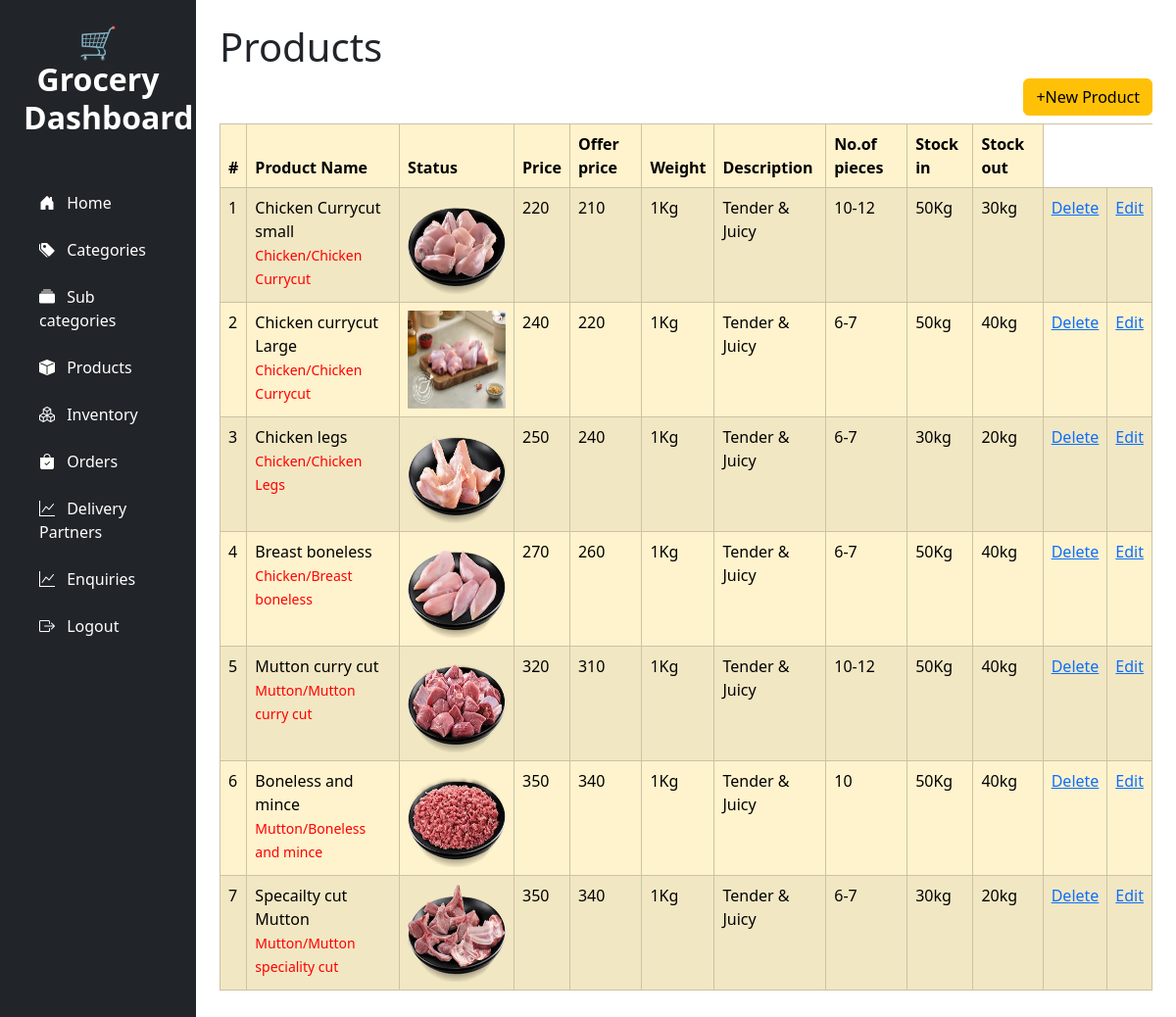
The app's page /Products/ with its own data.
### Grocerapp/models.py (models this page shows)
class tbl_Products(models.Model):
    Productname=models.CharField(max_length=45,null=True)
    Productimage=models.ImageField(upload_to="media",null=True)
    Productprice=models.CharField(max_length=40,null=True)
    Productofferprice=models.IntegerField(null=True)
    Productweight=models.CharField(max_length=40,null=True)
    Productdescription=models.CharField(max_length=150,null=True)
    ProductNumofpieces=models.CharField(max_length=20,null=True)
    ProductStockin=models.CharField(max_length=40,null=True)
    ProductStockout=models.CharField(max_length=40,null=True)
    category=models.ForeignKey(tbl_category, on_delete=models.CASCADE,null=True)
    SubCategory=models.ForeignKey(tbl_SubCategory, on_delete=models.CASCADE,null=True)

class tbl_category(models.Model):
    categoryname=models.CharField(max_length=35,null=True)
    categoryimage=models.ImageField(upload_to="media",null=True)
    categorystatus=models.CharField(max_length=40,null=True)

class tbl_SubCategory(models.Model):
    category = models.ForeignKey(tbl_category, on_delete=models.CASCADE)
    SubCategoryname=models.CharField(max_length=30,null=True)
    SubCategoryimage=models.ImageField(upload_to="media",null=True)
    SubCategorystatus=models.CharField(max_length=30,null=True)

### Grocerapp/views.py (the view)
# urls.py: path('Products/',views.Products),
def Products(request):
    data2=tbl_Products.objects.all()
    return render(request,'Products.html',{'data2':data2})

### templates/Products.html (shortened to what this page needs)
<!DOCTYPE html>
<html lang="en">
<head>
</head>
<body>
{% include 'navbar.html' %}
<h1>Products</h1>
<a href="/create_products/" class="btn btn-warning mb-2 float-end">+New Product</a>
<table class="table table-bordered table-striped table-warning">
  <thead>
    <tr>
      <th scope="col">#</th>
      <th scope="col">Product Name</th>
      <th scope="col">Status</th>
      <th scope="col">Price</th>
      <th scope="col">Offer price</th>
      <th scope="col">Weight</th>
      <th scope="col">Description</th>
      <th scope="col">No.of pieces</th>
      <th scope="col">Stock in</th>
      <th scope="col">Stock out</th>
    </tr>
  </thead>
  <tbody>
  {% for m in data2 %}
    <tr>
      <td>{{forloop.counter}}</td>
      <td>{{m.Productname}}<br><span style="font-size:14px; color:Red;">{{m.category.categoryname}}/{{m.SubCategory.SubCategoryname}}</span></td>
      {% if m.Productimage %}
      <td><img src="{{m.Productimage.url}}" width="100" height="100"></td>
      {% else %}
      <td>No Image</td>
      {%endif%}
      <td>{{m.Productprice}}</td>
      <td>{{m.Productofferprice}}</td>
      <td>{{m.Productweight}}</td>
      <td>{{m.Productdescription}}</td>
      <td>{{m.ProductNumofpieces}}</td>
      <td>{{m.ProductStockin}}</td>
      <td>{{m.ProductStockout}}</td>
      <td><a href="/delete_Products/{{m.id}}">Delete</a></td>
      <td><a href="/edit_Products/{{m.id}}">Edit</a></td>
    </tr>
  {% endfor %}
  </tbody>
</table>
</body>
</html>

### records on screen
tbl_Products: Productname "Chicken Currycut small", category.categoryname "Chicken", SubCategory.SubCategoryname "Chicken Currycut", Productimage (picture), Productprice "220", Productofferprice "210", Productweight "1Kg", Productdescription "Tender & Juicy", ProductNumofpieces "10-12", ProductStockin "50Kg", ProductStockout "30kg"
tbl_Products: Productname "Chicken currycut Large", category.categoryname "Chicken", SubCategory.SubCategoryname "Chicken Currycut", Productimage (picture), Productprice "240", Productofferprice "220", Productweight "1Kg", Productdescription "Tender & Juicy", ProductNumofpieces "6-7", ProductStockin "50kg", ProductStockout "40kg"
tbl_Products: Productname "Chicken legs", category.categoryname "Chicken", SubCategory.SubCategoryname "Chicken Legs", Productimage (picture), Productprice "250", Productofferprice "240", Productweight "1Kg", Productdescription "Tender & Juicy", ProductNumofpieces "6-7", ProductStockin "30kg", ProductStockout "20kg"
tbl_Products: Productname "Breast boneless", category.categoryname "Chicken", SubCategory.SubCategoryname "Breast boneless", Productimage (picture), Productprice "270", Productofferprice "260", Productweight "1Kg", Productdescription "Tender & Juicy", ProductNumofpieces "6-7", ProductStockin "50Kg", ProductStockout "40kg"
tbl_Products: Productname "Mutton curry cut", category.categoryname "Mutton", SubCategory.SubCategoryname "Mutton curry cut", Productimage (picture), Productprice "320", Productofferprice "310", Productweight "1Kg", Productdescription "Tender & Juicy", ProductNumofpieces "10-12", ProductStockin "50Kg", ProductStockout "40kg"
tbl_Products: Productname "Boneless and mince", category.categoryname "Mutton", SubCategory.SubCategoryname "Boneless and mince", Productimage (picture), Productprice "350", Productofferprice "340", Productweight "1Kg", Productdescription "Tender & Juicy", ProductNumofpieces "10", ProductStockin "50Kg", ProductStockout "40kg"
tbl_Products: Productname "Specailty cut Mutton", category.categoryname "Mutton", SubCategory.SubCategoryname "Mutton speciality cut", Productimage (picture), Productprice "350", Productofferprice "340", Productweight "1Kg", Productdescription "Tender & Juicy", ProductNumofpieces "6-7", ProductStockin "30kg", ProductStockout "20kg"
